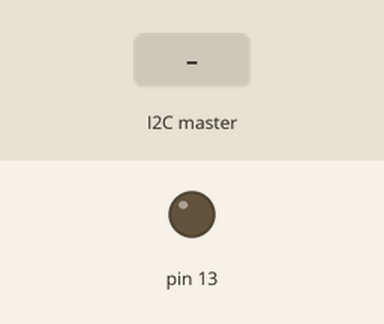
The sketch below on a simulated Arduino Uno, built with avr-gcc and run on an emulated ATmega328P. Parts: output pins drawn as LEDs (lit = HIGH). Inputs (shaded band) come from the test bench. What the sketch prints to the serial monitor is not drawn.

Above: at 1.2 s.
1.3 s: the I2C master sends the byte 1
At 2.5 s:
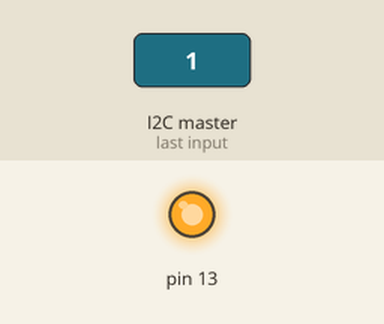
2.8 s: the I2C master sends the byte 0
At 3.7 s:
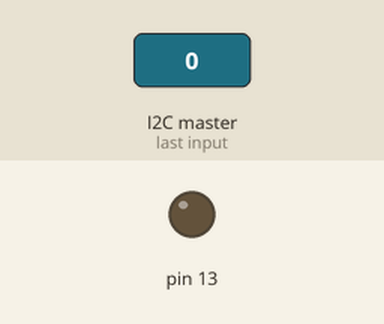
4.3 s: the I2C master sends the byte 2
At 4.9 s:
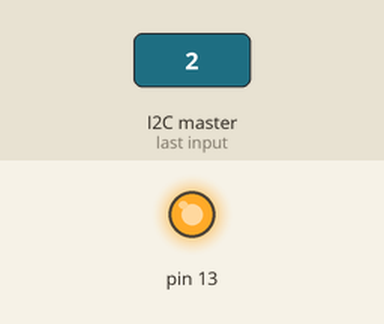
Timing chart, 0 to 7.3 s (numbered marks = the images above; inputs shaded):
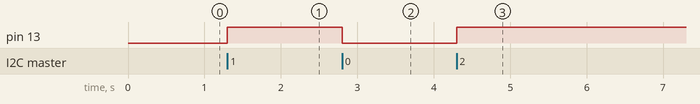

Measured:
- after the input at 1.3 s, pin 13: LOW → HIGH at once
- after the input at 2.8 s, pin 13: HIGH → LOW at once
- after the input at 4.3 s, pin 13: LOW → HIGH at once

The sketch:

i2c_slave.ino
```cpp
#include <Wire.h>

bool status;

void setup() {
  Serial.begin(9600);
  Wire.begin(0x1A);
  Wire.onReceive(receiveEvent);
  Wire.onRequest(requestEvent);
  pinMode(13,OUTPUT);
  digitalWrite(13, LOW);
  status = false;
  Serial.println("setup done");
}

void loop() {
  // put your main code here, to run repeatedly:
  delay(100);
}

void requestEvent() {
  Wire.write("test");
}

void receiveEvent(int howMany) {
  if (Wire.available()){
    char c;
    c = (char)Wire.read();
    Serial.println(c);
    if (status) {
      digitalWrite(13, LOW);
    }
    else {
      digitalWrite(13, HIGH);
    }
    status = !status;
  }
}
```
